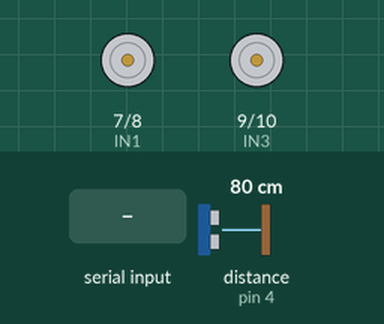
This sketch was run on a simulated Arduino Uno, built with avr-gcc and run on an emulated ATmega328P. Parts: motor-driver pin pairs drawn as motors (green arrow = first pin HIGH = forward, orange = second pin HIGH = backward, longer = more drive, scaled by the enable pin). Wiring (inferred from the names in the program): ultrasonic range finder: trigger pin 3; echo pin 4. The test bench sets the inputs (shaded band); at power-on: distance to the obstacle (sensor on pin 4) 80 cm. The echo pulse lasts 58.3 µs per cm; what the sketch prints to the serial monitor is not drawn.

Above: at 1.2 s.
1.3 s: "F" received over Serial
At 2.5 s:
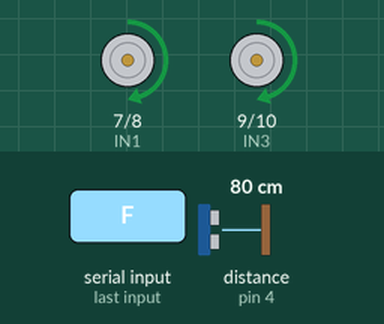
2.8 s: "B" received over Serial
At 3.4 s:
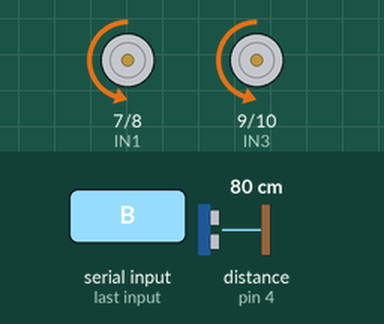
4.3 s: "L" received over Serial
At 5.4 s:
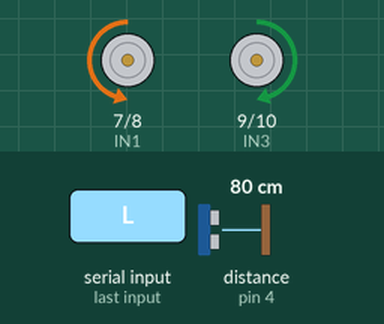
5.8 s: "R" received over Serial
At 6.2 s:
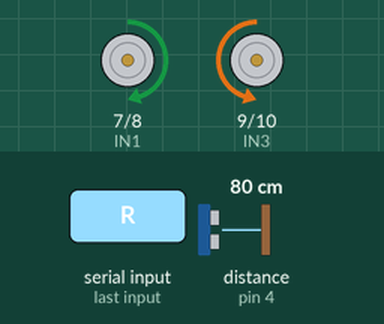
Timing chart, 0 to 8.3 s (numbered marks = the images above; inputs shaded):
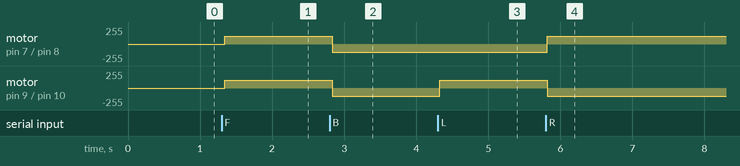

Measured:
- after the input at 1.3 s, motor on pin 7 (IN1) / pin 8 (IN2), motor on pin 9 (IN3) / pin 10 (IN4): stopped → forward 120/255 after 0.05 s
- after the input at 2.8 s, motor on pin 7 (IN1) / pin 8 (IN2), motor on pin 9 (IN3) / pin 10 (IN4): forward 120/255 → backward 120/255 at once
- after the input at 4.3 s, motor on pin 9 (IN3) / pin 10 (IN4): backward 120/255 → forward 120/255 at once
- after the input at 5.8 s, motor on pin 7 (IN1) / pin 8 (IN2): backward 120/255 → forward 120/255 at once; motor on pin 9 (IN3) / pin 10 (IN4): forward 120/255 → backward 120/255 at once

The sketch:

RobotControlSketch.ino
```cpp
const int TRIG = 3;
const int ECHO = 4;
const int ENA = 5;
const int ENB = 6;
const int IN1 = 7;
const int IN2 = 8;
const int IN3 = 9;
const int IN4 = 10;

int pwm = 120;
int safeDistance = 20; // минимальное расстояние в см
bool autoStopEnabled = true; // флаг автостопа

void setup() {
  Serial.begin(9600);

  pinMode(TRIG, OUTPUT);
  pinMode(ECHO, INPUT);
  pinMode(IN1, OUTPUT);
  pinMode(IN2, OUTPUT);
  pinMode(IN3, OUTPUT);
  pinMode(IN4, OUTPUT);

  robot_stop();

  Serial.println("Robot Ready! Commands: F,B,L,R,S,A,a");
  Serial.println("A - auto stop ON, a - auto stop OFF");
}

void loop() {
  // Проверяем расстояние
  int distance = getDistance();

  // Автоматическая остановка если включена и движемся вперед
  if (autoStopEnabled && distance > 0 && distance < safeDistance) {
    if (isMovingForward()) {
      robot_stop();
      Serial.println("OBSTACLE DETECTED! AUTO STOP");
    }
  }

  // Обработка команд с Bluetooth
  if (Serial.available()) {
    char val = Serial.read();

    if (val == 'F') forward();
    else if (val == 'B') backward();
    else if (val == 'L') left();
    else if (val == 'R') right();
    else if (val == 'S') robot_stop();
    else if (val == 'A') {
      autoStopEnabled = true;
      Serial.println("Auto stop: ON");
    }
    else if (val == 'a') {
      autoStopEnabled = false;
      Serial.println("Auto stop: OFF");
    }
  }

  delay(50); // небольшая задержка для стабильности
}

// Функция измерения расстояния
int getDistance() {
  digitalWrite(TRIG, LOW);
  delayMicroseconds(2);
  digitalWrite(TRIG, HIGH);
  delayMicroseconds(10);
  digitalWrite(TRIG, LOW);

  long duration = pulseIn(ECHO, HIGH);
  int distance = duration * 0.034 / 2;

  return distance;
}

// Проверка, движется ли робот вперед
bool isMovingForward() {
  return (digitalRead(IN1) == HIGH && digitalRead(IN2) == LOW &&
          digitalRead(IN3) == HIGH && digitalRead(IN4) == LOW);
}

void forward() {
  // Проверяем расстояние перед движением
  int distance = getDistance();
  if (autoStopEnabled && distance > 0 && distance < safeDistance) {
    Serial.println("Cannot move forward - obstacle too close!");
    return;
  }

  digitalWrite(IN1, HIGH);
  digitalWrite(IN2, LOW);
  digitalWrite(IN3, HIGH);
  digitalWrite(IN4, LOW);
  analogWrite(ENA, pwm);
  analogWrite(ENB, pwm);
}

void backward() {
  digitalWrite(IN1, LOW);
  digitalWrite(IN2, HIGH);
  digitalWrite(IN3, LOW);
  digitalWrite(IN4, HIGH);
  analogWrite(ENA, pwm);
  analogWrite(ENB, pwm);
}

void right() {
  digitalWrite(IN1, HIGH);
  digitalWrite(IN2, LOW);
  digitalWrite(IN3, LOW);
  digitalWrite(IN4, HIGH);
  analogWrite(ENA, pwm);
  analogWrite(ENB, pwm);
}

void left() {
  digitalWrite(IN1, LOW);
  digitalWrite(IN2, HIGH);
  digitalWrite(IN3, HIGH);
  digitalWrite(IN4, LOW);
  analogWrite(ENA, pwm);
  analogWrite(ENB, pwm);
}

void robot_stop() {
  digitalWrite(IN1, LOW);
  digitalWrite(IN2, LOW);
  digitalWrite(IN3, LOW);
  digitalWrite(IN4, LOW);
  analogWrite(ENA, 0);
  analogWrite(ENB, 0);
}
```
